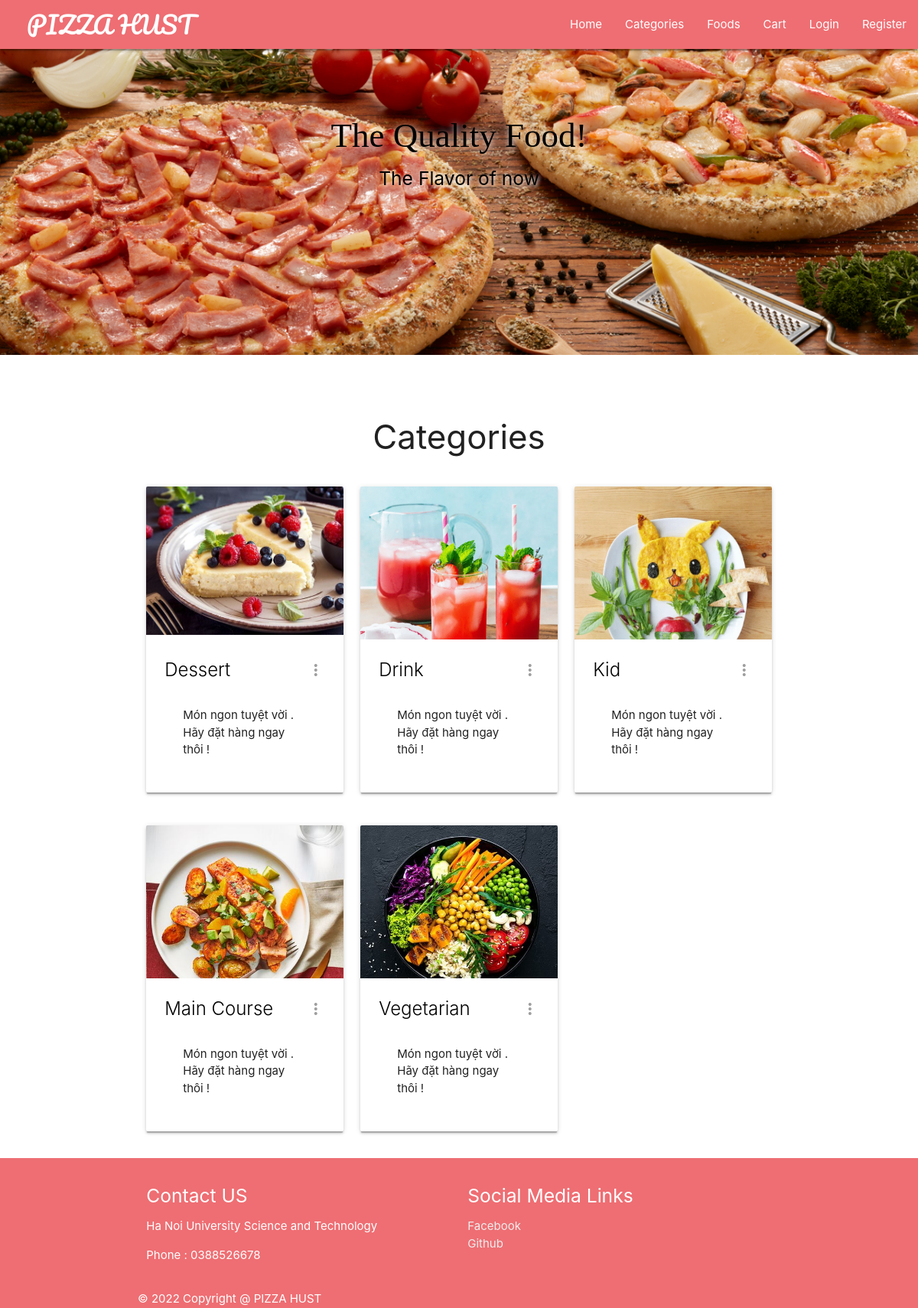
Screenshot of /food-categories.php with the database file from the repository.
### tables this page shows
CREATE TABLE `categories` (
  `id` int(11) NOT NULL,
  `name` varchar(250) NOT NULL,
  `short_desc` varchar(250) NOT NULL,
  `long_desc` varchar(500) NOT NULL
);

### chunks/categories.php (the view, shortened to what this page needs)
<?php
require('backends/connection-pdo.php');
$sql = 'SELECT * FROM categories';
$query  = $pdoconn->prepare($sql);
$query->execute();
$arr_all = $query->fetchAll(PDO::FETCH_ASSOC);
?>
<section class="fcategories">
	<div class="container">
		<div class="section white center">
			<h3 class="header">Categories</h3>
		</div>
<?php if (count($arr_all) == 0) {
	echo '<div class="section gray center" style="border: 1px solid black; border-radius: 5px;">
			<p class="header">Sorry No Categories to Display!</p>
		</div>';
} else {  ?>
<?php for ($i=1; $i <= count($arr_all); ) { ?>
		<div class="row">
			<?php for ($j=1; $j <= 3; $j++) { ?>
				<?php if ($i+$j-2 == count($arr_all)) {
					break;
				}  ?>
			<div class="col s12 m4">
				<div class="card">
				    <div class="card-image waves-effect waves-block waves-light">
				      <img class="activator" src="images/banner<?php echo $i+$j-1; ?>.jpg">
				    </div>
				    <div class="card-content">
				      <span class="card-title activator grey-text text-darken-4"><a class="black-text" href="foods.php?id=<?php echo $arr_all[$i+$j-2]['id']; ?>"><?php echo $arr_all[$i+$j-2]['name']; ?></a><i class="material-icons right">more_vert</i></span>
				      <div class="card-content">
			          <p>Món ngon tuyệt vời . Hãy đặt hàng ngay thôi !</p>
			        </div>
				    </div>
				  </div>
			</div>
			<?php } ?>
			<?php $i = $i + 3; ?>
		</div>
		<?php
				}
			}
			 ?>
	</div>
</section>

### food-categories.php (shortened to what this page needs)
<!DOCTYPE html>
<html lang="en">
<head>
	<link rel="stylesheet" href="css/all-style.css">
	<link rel="stylesheet" href="css/style.css">
</head>
<body>
	<?php require('chunks/navbar.php'); ?>
	<?php require('chunks/banner-slider.php'); ?>
	<?php require('chunks/categories.php'); ?>
	<?php require('chunks/footer.php'); ?>
</body>
</html>

### chunks/navbar.php (shortened to what this page needs)
<section class="fnavbar">
		<div class="navbar-fixed">
		<nav>
		    <div class="nav-wrapper">
		      <a href="#" class="brand-logo">PIZZA HUST</a>
		      <ul class="right hide-on-med-and-down">
		        <li><a href="index.php" class="hvr-grow">Home</a></li>
		        <li><a href="food-categories.php" class="hvr-grow">Categories</a></li>
		        <li><a href="foods.php" class="hvr-grow">Foods</a></li>
				<li><a href="cart.php" class="hvr-grow">Cart</a></li>
		        <?php
		        	if (isset($_SESSION['user'])) {
		        		echo '<li><a href="#" class="hvr-grow">Hi, '.$_SESSION['user'].'</a></li>
		        		<li><a href="logout.php" class="hvr-grow">Logout</a></li>';
		        	} else {
		        		echo '<li><a href="#" class="hvr-grow modal-trigger" data-target="modal1">Login</a></li>
		        		<li><a href="#" class="hvr-grow modal-trigger" data-target="modal2">Register</a></li>';
		        	}
		        ?>
		      </ul>
		    </div>
		  </nav>
		</div>
	</section>

### chunks/banner-slider.php (shortened to what this page needs)
<section class="fslider">
		<div class="slider">
			<ul class="slides">
		    <li>
		    	<img src="images/slider1.jpg">
		    	<div class="caption center-align black-text">
		        <h3 id ="welcome1"style="font-size: 3rem !important; font-style: bold !important; font-family: 'Bree Serif', serif;">The Quality Food!</h3>
		        <h5 id ="welcome2"class="light black-text text-lighten-3"><strong>The Flavor of now</strong></h5>
		      </div>
		    </li>
		    </ul>
	  </div>
	</section>

### chunks/footer.php
<section class="ffooter">
		<footer class="page-footer">
          <div class="container">
            <div class="row">
              <div class="col l6 s12">
                <h5 class="white-text">Contact US</h5>
                <p class="white-text text-lighten-4">Ha Noi University Science and Technology</p>
                <p class="white-text text-lighten-4">Phone : 0388526678</p>
              </div>
              <div class="col l4 offset-l2 s12">
                <h5 class="white-text">Social Media Links</h5>
                <ul>
                  <li><a class="grey-text text-lighten-3" target="blank" href="https://www.facebook.com/tapxacdinh265/">Facebook</a></li>
                  <li><a class="grey-text text-lighten-3" target ="blank" href="https://github.com/txdong87">Github</a></li>
                </ul>
              </div>
            </div>
          </div>
          <div class="footer-copyright">
            <div class="container">
            © 2022 Copyright @ PIZZA HUST
            </div>
          </div>
        </footer>
	</section>

### css/style.css (style rules this page uses)
.nav-wrapper > a { text-decoration: none; font-family: 'Pacifico', cursive; }
.hvr-grow { text-decoration: none; }
@media (min-width : 992px) { .nav-wrapper > a { padding-left: 35px; } }

### rows the page displays
categories: shows a picture, name "Dessert"
categories: shows a picture, name "Drink"
categories: shows a picture, name "Kid"
categories: shows a picture, name "Main Course"
categories: shows a picture, name "Vegetarian"
